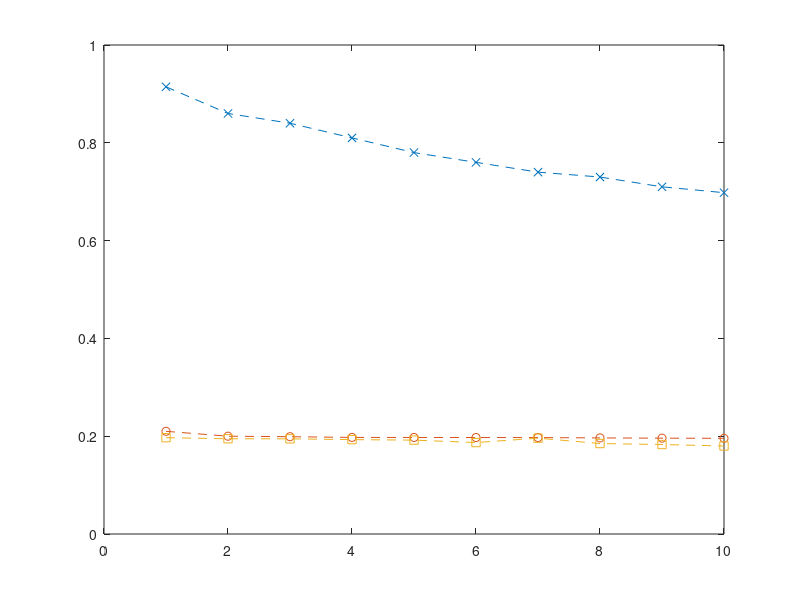

Write the MATLAB code that produced this figure.
% 3LSTM_PATTERN_KF for 48 
y_3_48=[0.9145; 0.86; 0.84; 0.81; 0.78; 0.76; 0.74; 0.73; 0.71; 0.698];
plot(1:10,y_3_48,'--x');
hold on
% LSTM_PATTERN_KF for 48 
y_48=[0.21; 0.2; 0.199; 0.1975; 0.1974; 0.1973; 0.1972; 0.1965; 0.196; 0.1957];
plot(1:10,y_48,'--o');
% LSTM_PATTERN for 48 
y_0_48=[0.197; 0.1948; 0.1946; 0.193; 0.192; 0.187; 0.196; 0.185; 0.183; 0.18];
plot(1:10,y_0_48,'--s');
% % 3LSTM_PATTERN_KF for 24 
% y_3_48=[0.072; 0.07; 0.0685; 0.0674; 0.0672; 0.0664; 0.0652; 0.0636; 0.062; 0.06];
% plot(1:10,y_3_48,'--x');
% hold on
% % LSTM_PATTERN_KF for 24 
% y_48=[0.17; 0.167; 0.164; 0.158; 0.152; 0.148; 0.142; 0.138; 0.134; 0.13];
% plot(1:10,y_48,'--o');
% % LSTM_PATTERN for 24 
% y_0_48=[0.178; 0.176; 0.172; 0.168; 0.164; 0.159; 0.158; 0.1574; 0.1565; 0.156];
% plot(1:10,y_0_48,'--s');
% % 3LSTM_PATTERN_KF for 12 
% y_3_48=[0.106; 0.101; 0.099; 0.097; 0.094; 0.091; 0.086; 0.083; 0.078; 0.075];
% plot(1:10,y_3_48,'--x');
% hold on
% % LSTM_PATTERN_KF for 12 
% y_48=[0.13; 0.125; 0.121; 0.119; 0.115; 0.11; 0.106; 0.099; 0.096; 0.09];
% plot(1:10,y_48,'--o');
% % LSTM_PATTERN for 12 
% y_0_48=[0.151; 0.149; 0.146; 0.142; 0.138; 0.135; 0.131; 0.128; 0.124; 0.122];
% plot(1:10,y_0_48,'--s');